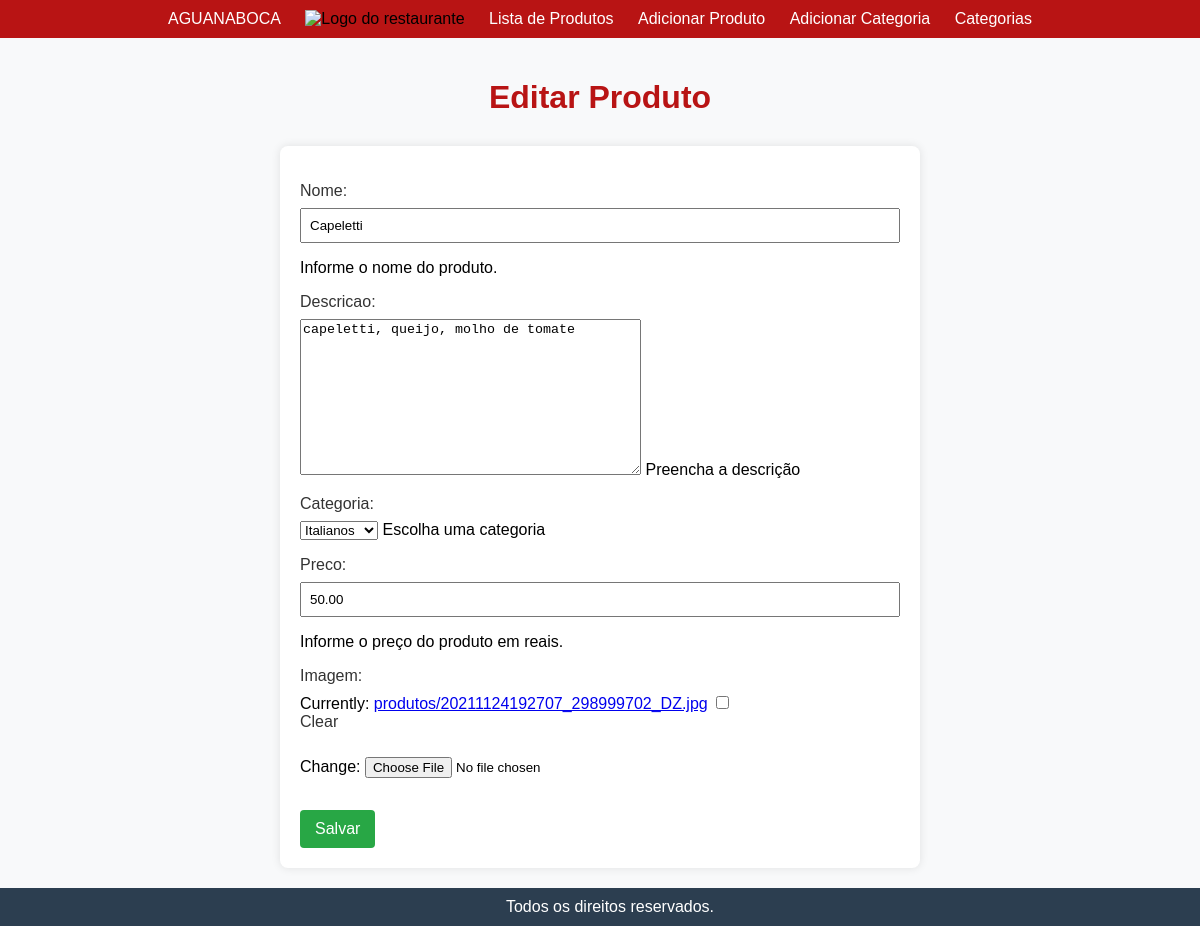
/edita_produto/2/, run on the app's committed database.
### projeto_aguanaboca/models.py (models this page shows, shortened)
class Produto(models.Model):
    nome = models.CharField(max_length=100)
    descricao = models.TextField()
    categoria = models.ForeignKey(Categoria, on_delete=models.CASCADE)
    preco = models.DecimalField(max_digits=8, decimal_places=2)
    imagem = models.ImageField(upload_to='produtos/', null=True, blank=True)

class Categoria(models.Model):
    nome = models.CharField(max_length=100)
    def __str__(self):
        return self.nome
    class Meta:
        app_label = 'projeto_aguanaboca'

### projeto_aguanaboca/views.py (the view)
# urls.py: path('edita_produto/<int:produto_id>/', edita_produto, name='edita_produto'),
def edita_produto(request, produto_id):
    produto = get_object_or_404(Produto, id=produto_id)
    if request.method == 'POST':
        form = ProdutoForm(request.POST, request.FILES, instance=produto)
        if form.is_valid():
            form.save()
            RegistroAtividade.objects.create(
                acao='edicao',
                usuario=request.user,
                item_id=produto.id,
                tipo_item='Produto',
            )
            return redirect('lista_produtos')
    else:
        form = ProdutoForm(instance=produto)
    return render(request, 'admin/edita_produto.html', {'form': form, 'produto': produto})

### projeto_aguanaboca/forms.py (shortened to what this page needs)
class ProdutoForm(forms.ModelForm):
    class Meta:
        model = Produto
        fields = '__all__'
        help_texts = {
            'nome': 'Informe o nome do produto.',
            'preco': 'Informe o preço do produto em reais.',
            'descricao': 'Preencha a descrição',
            'categoria': 'Escolha uma categoria'
        }

### projeto_aguanaboca/templates/admin/edita_produto.html (shortened to what this page needs)
{% extends "base.html" %}
{% block content %}
    <h1>Editar Produto</h1>
    <form method="post" enctype="multipart/form-data">
        {{ form.as_p }}
        <button type="submit">Salvar</button>
    </form>
{% endblock %}

### projeto_aguanaboca/templates/base.html (style rules this page uses)
body { margin: 0; }

### projeto_aguanaboca/templates/admin/edita_produto.html (style rules this page uses)
body { background-color: #f8f9fa; font-family: 'Helvetica', sans-serif; margin: 0; padding: 0; }
h1 { color: #b81414; text-align: center; margin-bottom: 30px; }
form { max-width: 600px; margin: 0 auto; background-color: #fff; padding: 20px; border-radius: 8px; box-shadow: 0 0 10px rgba(0, 0, 0, 0.1); }
label { display: block; margin-bottom: 8px; color: #333; }
input[type="text"], input[type="number"] { width: 100%; padding: 8px; margin-bottom: 16px; box-sizing: border-box; }
input[type="file"] { margin-bottom: 16px; }
button { background-color: #28a745; color: #fff; padding: 10px 15px; border: none; border-radius: 4px; cursor: pointer; font-size: 16px; }

### data on the page
Produto: nome "Capeletti", descricao "capeletti, queijo, molho de tomate", categoria "Italianos", preco "50.00"
